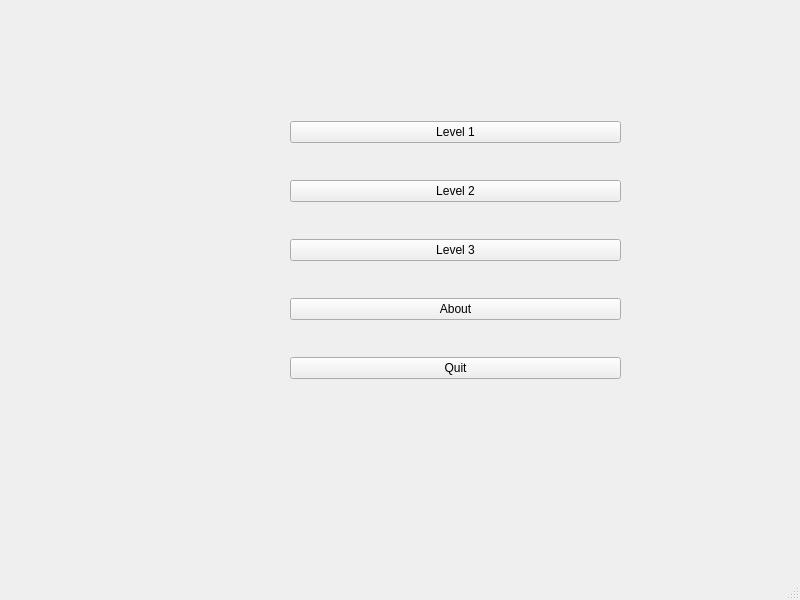
<?xml version="1.0" encoding="UTF-8"?>
<ui version="4.0">
 <class>StartWindow</class>
 <widget class="QMainWindow" name="StartWindow">
  <property name="geometry">
   <rect>
    <x>0</x>
    <y>0</y>
    <width>800</width>
    <height>600</height>
   </rect>
  </property>
  <property name="windowTitle">
   <string>MainWindow</string>
  </property>
  <widget class="QWidget" name="centralwidget">
   <widget class="QWidget" name="verticalLayoutWidget">
    <property name="geometry">
     <rect>
      <x>290</x>
      <y>90</y>
      <width>331</width>
      <height>321</height>
     </rect>
    </property>
    <layout class="QVBoxLayout" name="verticalLayout">
     <item>
      <widget class="QPushButton" name="FirstLevel">
       <property name="text">
        <string>Level 1</string>
       </property>
      </widget>
     </item>
     <item>
      <widget class="QPushButton" name="SecondLevel">
       <property name="text">
        <string>Level 2</string>
       </property>
      </widget>
     </item>
     <item>
      <widget class="QPushButton" name="ThirdLevel">
       <property name="text">
        <string>Level 3</string>
       </property>
      </widget>
     </item>
     <item>
      <widget class="QPushButton" name="About">
       <property name="text">
        <string>About</string>
       </property>
      </widget>
     </item>
     <item>
      <widget class="QPushButton" name="Quit">
       <property name="text">
        <string>Quit</string>
       </property>
      </widget>
     </item>
    </layout>
   </widget>
  </widget>
  <widget class="QMenuBar" name="menubar">
   <property name="geometry">
    <rect>
     <x>0</x>
     <y>0</y>
     <width>800</width>
     <height>22</height>
    </rect>
   </property>
  </widget>
  <widget class="QStatusBar" name="statusbar"/>
 </widget>
 <resources/>
 <connections/>
</ui>
